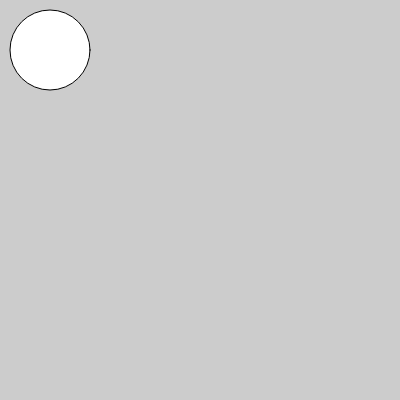
Frame 1 (no input)
Frame 60 (no input): identical to frame 1, image omitted
Frame 120 (the mouse pressed at the canvas centre since frame 60): identical to frame 1, image omitted

The p5.js sketch that drew this single still picture (run headless with seeded random() and noise() and a simulated clock; from frame 60 on, the mouse is pressed at the canvas centre):

// p5.js sketch
// ── sketch.js
function setup(){
    createCanvas(400, 400);
}

function draw(){
    background(204);
    ellipse(50, 50, 80, 80);
}
